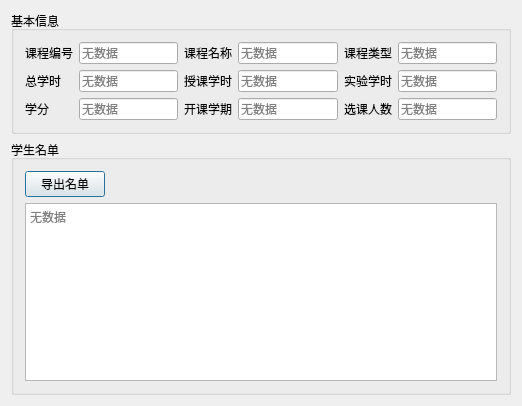
<?xml version="1.0" encoding="UTF-8"?>
<ui version="4.0">
 <class>ViewClass</class>
 <widget class="QDialog" name="ViewClass">
  <property name="geometry">
   <rect>
    <x>0</x>
    <y>0</y>
    <width>522</width>
    <height>406</height>
   </rect>
  </property>
  <property name="windowTitle">
   <string>课程信息</string>
  </property>
  <property name="windowIcon">
   <iconset resource="Client.qrc">
    <normaloff>:/Client/icon.png</normaloff>:/Client/icon.png</iconset>
  </property>
  <layout class="QGridLayout" name="gridLayout_3">
   <item row="0" column="0">
    <widget class="QGroupBox" name="groupBox">
     <property name="title">
      <string>基本信息</string>
     </property>
     <layout class="QGridLayout" name="gridLayout">
      <item row="0" column="0">
       <widget class="QLabel" name="label">
        <property name="sizePolicy">
         <sizepolicy hsizetype="Fixed" vsizetype="Preferred">
          <horstretch>0</horstretch>
          <verstretch>0</verstretch>
         </sizepolicy>
        </property>
        <property name="text">
         <string>课程编号</string>
        </property>
        <property name="buddy">
         <cstring>id</cstring>
        </property>
       </widget>
      </item>
      <item row="0" column="1">
       <widget class="QLineEdit" name="id">
        <property name="readOnly">
         <bool>true</bool>
        </property>
        <property name="placeholderText">
         <string>无数据</string>
        </property>
       </widget>
      </item>
      <item row="0" column="2">
       <widget class="QLabel" name="label_2">
        <property name="sizePolicy">
         <sizepolicy hsizetype="Fixed" vsizetype="Preferred">
          <horstretch>0</horstretch>
          <verstretch>0</verstretch>
         </sizepolicy>
        </property>
        <property name="text">
         <string>课程名称</string>
        </property>
        <property name="buddy">
         <cstring>name</cstring>
        </property>
       </widget>
      </item>
      <item row="0" column="3">
       <widget class="QLineEdit" name="name">
        <property name="readOnly">
         <bool>true</bool>
        </property>
        <property name="placeholderText">
         <string>无数据</string>
        </property>
       </widget>
      </item>
      <item row="0" column="4">
       <widget class="QLabel" name="label_3">
        <property name="sizePolicy">
         <sizepolicy hsizetype="Fixed" vsizetype="Preferred">
          <horstretch>0</horstretch>
          <verstretch>0</verstretch>
         </sizepolicy>
        </property>
        <property name="text">
         <string>课程类型</string>
        </property>
        <property name="buddy">
         <cstring>type</cstring>
        </property>
       </widget>
      </item>
      <item row="0" column="5">
       <widget class="QLineEdit" name="type">
        <property name="readOnly">
         <bool>true</bool>
        </property>
        <property name="placeholderText">
         <string>无数据</string>
        </property>
       </widget>
      </item>
      <item row="1" column="0">
       <widget class="QLabel" name="label_4">
        <property name="sizePolicy">
         <sizepolicy hsizetype="Fixed" vsizetype="Preferred">
          <horstretch>0</horstretch>
          <verstretch>0</verstretch>
         </sizepolicy>
        </property>
        <property name="text">
         <string>总学时</string>
        </property>
        <property name="buddy">
         <cstring>timeTotal</cstring>
        </property>
       </widget>
      </item>
      <item row="1" column="1">
       <widget class="QLineEdit" name="timeTotal">
        <property name="readOnly">
         <bool>true</bool>
        </property>
        <property name="placeholderText">
         <string>无数据</string>
        </property>
       </widget>
      </item>
      <item row="1" column="2">
       <widget class="QLabel" name="label_5">
        <property name="sizePolicy">
         <sizepolicy hsizetype="Fixed" vsizetype="Preferred">
          <horstretch>0</horstretch>
          <verstretch>0</verstretch>
         </sizepolicy>
        </property>
        <property name="text">
         <string>授课学时</string>
        </property>
        <property name="buddy">
         <cstring>timeClass</cstring>
        </property>
       </widget>
      </item>
      <item row="1" column="3">
       <widget class="QLineEdit" name="timeClass">
        <property name="readOnly">
         <bool>true</bool>
        </property>
        <property name="placeholderText">
         <string>无数据</string>
        </property>
       </widget>
      </item>
      <item row="1" column="4">
       <widget class="QLabel" name="label_6">
        <property name="sizePolicy">
         <sizepolicy hsizetype="Fixed" vsizetype="Preferred">
          <horstretch>0</horstretch>
          <verstretch>0</verstretch>
         </sizepolicy>
        </property>
        <property name="text">
         <string>实验学时</string>
        </property>
        <property name="buddy">
         <cstring>timeExper</cstring>
        </property>
       </widget>
      </item>
      <item row="1" column="5">
       <widget class="QLineEdit" name="timeExper">
        <property name="readOnly">
         <bool>true</bool>
        </property>
        <property name="placeholderText">
         <string>无数据</string>
        </property>
       </widget>
      </item>
      <item row="2" column="0">
       <widget class="QLabel" name="label_7">
        <property name="sizePolicy">
         <sizepolicy hsizetype="Fixed" vsizetype="Preferred">
          <horstretch>0</horstretch>
          <verstretch>0</verstretch>
         </sizepolicy>
        </property>
        <property name="text">
         <string>学分</string>
        </property>
        <property name="buddy">
         <cstring>credit</cstring>
        </property>
       </widget>
      </item>
      <item row="2" column="1">
       <widget class="QLineEdit" name="credit">
        <property name="readOnly">
         <bool>true</bool>
        </property>
        <property name="placeholderText">
         <string>无数据</string>
        </property>
       </widget>
      </item>
      <item row="2" column="2">
       <widget class="QLabel" name="label_8">
        <property name="sizePolicy">
         <sizepolicy hsizetype="Fixed" vsizetype="Preferred">
          <horstretch>0</horstretch>
          <verstretch>0</verstretch>
         </sizepolicy>
        </property>
        <property name="text">
         <string>开课学期</string>
        </property>
        <property name="buddy">
         <cstring>term</cstring>
        </property>
       </widget>
      </item>
      <item row="2" column="3">
       <widget class="QLineEdit" name="term">
        <property name="readOnly">
         <bool>true</bool>
        </property>
        <property name="placeholderText">
         <string>无数据</string>
        </property>
       </widget>
      </item>
      <item row="2" column="4">
       <widget class="QLabel" name="label_9">
        <property name="sizePolicy">
         <sizepolicy hsizetype="Fixed" vsizetype="Preferred">
          <horstretch>0</horstretch>
          <verstretch>0</verstretch>
         </sizepolicy>
        </property>
        <property name="text">
         <string>选课人数</string>
        </property>
        <property name="buddy">
         <cstring>stuCount</cstring>
        </property>
       </widget>
      </item>
      <item row="2" column="5">
       <widget class="QLineEdit" name="stuCount">
        <property name="readOnly">
         <bool>true</bool>
        </property>
        <property name="placeholderText">
         <string>无数据</string>
        </property>
       </widget>
      </item>
     </layout>
    </widget>
   </item>
   <item row="1" column="0">
    <widget class="QGroupBox" name="groupBox_2">
     <property name="title">
      <string>学生名单</string>
     </property>
     <layout class="QGridLayout" name="gridLayout_2">
      <item row="0" column="0">
       <widget class="QPushButton" name="exportList">
        <property name="text">
         <string>导出名单</string>
        </property>
       </widget>
      </item>
      <item row="0" column="1">
       <spacer name="horizontalSpacer">
        <property name="orientation">
         <enum>Qt::Horizontal</enum>
        </property>
        <property name="sizeHint" stdset="0">
         <size>
          <width>40</width>
          <height>20</height>
         </size>
        </property>
       </spacer>
      </item>
      <item row="1" column="0" colspan="2">
       <widget class="QPlainTextEdit" name="stuList">
        <property name="readOnly">
         <bool>true</bool>
        </property>
        <property name="placeholderText">
         <string>无数据</string>
        </property>
       </widget>
      </item>
     </layout>
    </widget>
   </item>
  </layout>
 </widget>
 <layoutdefault spacing="6" margin="11"/>
 <resources>
  <include location="Client.qrc"/>
 </resources>
 <connections/>
</ui>
